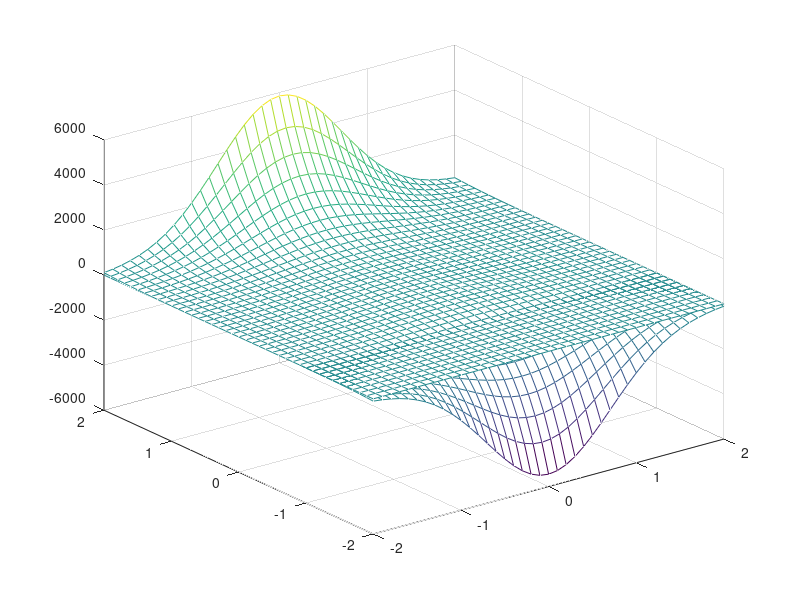
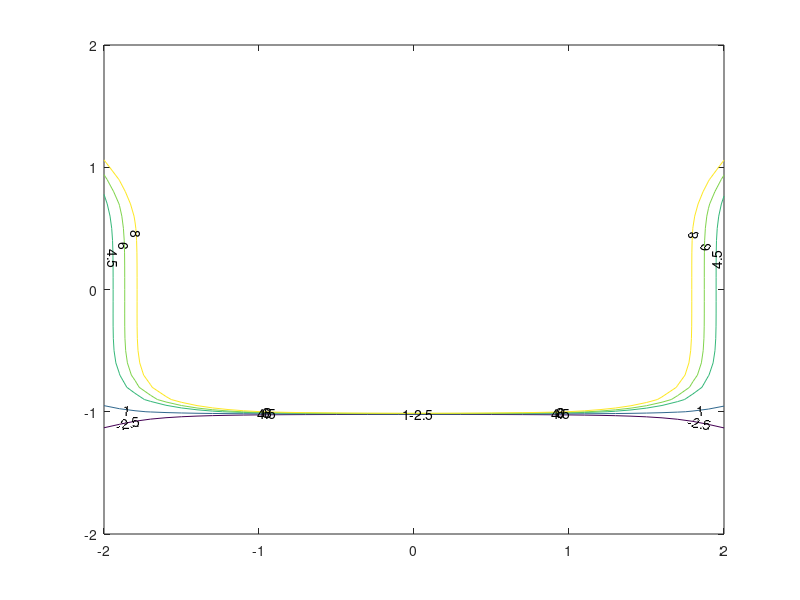

The MATLAB script that drew these images, in order: (Note: this script raises an error after producing the figures.)
a = -10;
b = 10;
size = 100;
N = 100;
% x = (b-a).*rand(size,1)+a;
% y = (b-a).*rand(size,1)+a;
% range = [min(r) max(r)]
tol = 1e-6;
x_vect = [];
y_vect = [];
C = 1;
[X,Y] = meshgrid(-2:.1:2);
%[X,Y] = meshgrid(-10:.1:10);
%Z = X.^2 + Y.^2 
Z = 3*(1-X).^2*exp(-(X.^2)-(Y+1).^2)-10*(X/5-X.^3-Y.^5)*exp(-X.^2-Y.^2)-(1/3)*exp(-(X+1).^2-Y.^2);
figure
mesh(X,Y,Z)
hold on
c = ones(length(X),length(Y));
mesh(X,Y,c)
figure
% [ct,h] = contour(X,Y,Z,1:1:6);
[ct,h] = contour(X,Y,Z,[6,-2.5,1,4.5,8]);
clabel(ct,h);


% find level sets using newton method
for C=1:10
    for i=1:length(X)
        for j=1:length(X)
            x0 = X(i,j);
            y0 = Y(i,j);
            [x_sol,y_sol,err] = Newton(x0,y0,tol,N,C);
        %     level_set = [level_set,[x_sol y_sol]];
            x_vect = [x_vect,x_sol];
            y_vect = [y_vect,y_sol];
        end

    end
end
% plot(x_vect,y_vect);
figure
c = linspace(1,10,length(x_vect));
scatter(x_vect,y_vect,[],c,'filled');
% xlim([-2,2])
% ylim([-2,2])
xlim([-10,10])
ylim([-10,10])